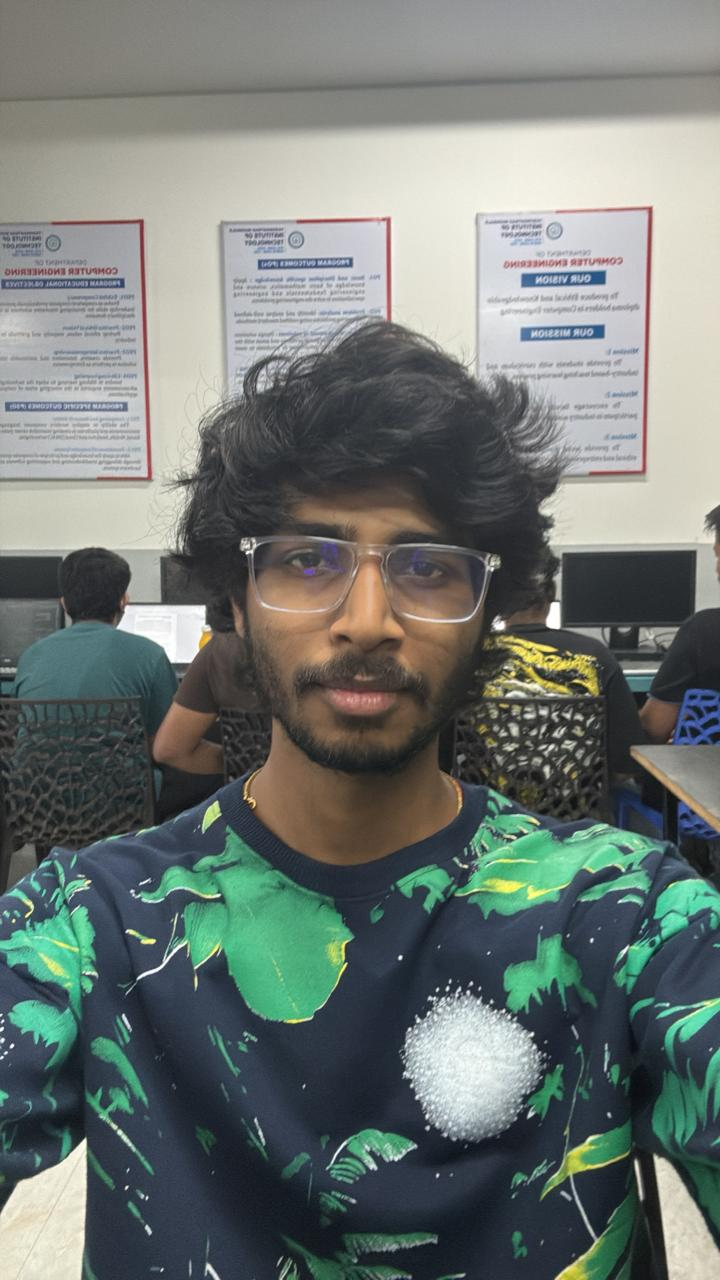
#> input picture anomaly-detection/images/geetesh.jpeg, 720 x 1280 px, given in place of geetesh.jpg, which was not available
$ python detect.py
#> lines starting #> are read from the running program, lines starting #| are printed output that depends on the picture; after the words box and inside, x2 and y2 are one past the last pixel; in counts of white or black regions, pixels touching at a corner belong together; pictures that were not available may be replaced by others from this repository, and a replacement may not be noted
"""
PPE Safety Gate — Full-Face Black Helmet Detection (Vega style)
================================================================
Problem with full-face helmets:
  - When helmet is ON, the face is COMPLETELY COVERED
  - Face detector fails → last_face_box must be used as anchor
  - Helmet appears as a LARGE DARK ROUNDED BLOB covering face + above

Strategy:
  1. IDENTIFY the worker WITHOUT helmet (face visible)
  2. Store face position
  3. Ask worker to put on helmet
  4. Detect helmet as a large dark object in the stored face region
     that is BIGGER than the face alone (helmet is wider + taller)

Run:  py -3.11 Main.py
"""

import os
import cv2
import csv
import time
import pickle
import numpy as np
from datetime import datetime
import pyttsx3
import threading

# ─── Config ──────────────────────────────────────────────────────────────────
IMAGES_FOLDER      = "Images"
ENCODE_FILE        = "FaceModel.pkl"
LOG_FILE           = "logs/attendance.csv"
HELMET_PHOTOS_DIR  = "logs/helmet_photos"

RECHECK_SECONDS    = 30
PPE_CONFIRM_FRAMES = 12
PPE_TIMEOUT_FRAMES = 200
RESULT_DISPLAY_SEC = 3
FACE_CONFIDENCE    = 60

# ── Helmet detection tuning ──────────────────────────────────────────────────
# The helmet blob must be this many times LARGER than the stored face box
# Full-face helmets are typically 1.4x–2x wider than the face alone
HELMET_SIZE_RATIO  = 1.3   # blob width must be >= face_width * this value

# Darkness threshold — pixels below this brightness are "dark"
# 60 works well indoors; increase to 80 if room is very bright
DARK_PIXEL_THRESH  = 80

# Minimum % of the search zone that must be dark
MIN_DARK_COVERAGE  = 0.55

# ─── States ──────────────────────────────────────────────────────────────────
STATE_IDLE         = 0
STATE_SHOW_INFO    = 1
STATE_PPE_CHECK    = 2
STATE_GRANTED      = 3
STATE_DENIED       = 4
STATE_ALREADY_DONE = 5

GREEN  = (0, 220, 0)
RED    = (0, 0, 220)
ORANGE = (0, 165, 255)
WHITE  = (255, 255, 255)
YELLOW = (0, 220, 255)
DARK   = (40, 40, 40)

os.makedirs("logs", exist_ok=True)
os.makedirs(HELMET_PHOTOS_DIR, exist_ok=True)

# ─── Voice Engine (Simple Threading) ─────────────────────────────────────────
def speak(text):
    """Speak text in a separate thread"""
    def speak_async():
        try:
            print(f"[VOICE] Speaking: {text}")
            engine = pyttsx3.init()
            engine.setProperty('rate', 150)
            engine.setProperty('volume', 1.0)
            engine.say(text)
            engine.runAndWait()
            time.sleep(0.5)  # Small delay to ensure audio finishes
        except Exception as e:
            print(f"[VOICE ERROR] {e}")

    thread = threading.Thread(target=speak_async, daemon=False)
    thread.start()

# ─── Photo Capture ───────────────────────────────────────────────────────────
# [62 lines left out: functions save_helmet_photo, log_event, build_face_model, not called in this run]

def load_face_model():
    if not os.path.exists(ENCODE_FILE) or not os.path.exists("FaceModel_lbph.yml"):
        return build_face_model()
    with open(ENCODE_FILE, 'rb') as f:
#> (reads anomaly-detection/FaceModel.pkl from the repository)
        worker_ids = pickle.load(f)
    recognizer = cv2.face.LBPHFaceRecognizer_create()
    recognizer.read("FaceModel_lbph.yml")
    print(f"Loaded face model — {len(worker_ids)} workers.")
    return recognizer, worker_ids


# ─── Full-Face Black Helmet Detector ─────────────────────────────────────────
# [44 lines left out: function detect_fullface_helmet, not called in this run]
# ─── UI ──────────────────────────────────────────────────────────────────────
def put_text(img, text, pos, scale=0.65, color=WHITE, thickness=2):
    cv2.putText(img, text, pos, cv2.FONT_HERSHEY_DUPLEX, scale, color, thickness)

def draw_panel(frame):
    overlay = frame.copy()
    cv2.rectangle(overlay, (640, 0), (960, 480), (20, 20, 20), -1)
    cv2.addWeighted(overlay, 0.85, frame, 0.15, 0, frame)

def draw_idle(frame):
    draw_panel(frame)
    put_text(frame, "PPE SAFETY GATE",   (655, 100), scale=0.7,  color=YELLOW)
    cv2.line(frame, (650, 115), (950, 115), YELLOW, 1)
    put_text(frame, "Show your face",    (665, 190), scale=0.6,  color=WHITE)
    put_text(frame, "WITHOUT helmet",    (660, 220), scale=0.6,  color=ORANGE)
    put_text(frame, "to sign in first",  (655, 250), scale=0.6,  color=WHITE)
    if int(time.time() * 2) % 2 == 0:
        cv2.circle(frame, (790, 330), 8, GREEN, -1)
    put_text(frame, "Waiting...", (755, 370), scale=0.55, color=(150,150,150))

# [67 lines left out: functions draw_worker_card, draw_ppe_status, draw_result, not called in this run]

# ─── Recent check tracker ────────────────────────────────────────────────────
last_check_times = {}
last_voice_prompt = 0  # Track last time we gave voice prompt

def was_checked_recently(wid):
    last = last_check_times.get(wid)
    if last is None: return False
    return (datetime.now() - last).total_seconds() < RECHECK_SECONDS
def mark_checked(wid):
    last_check_times[wid] = datetime.now()

# ═══════════════════════════════════════════════════════════════════════════════
# MAIN
# ═══════════════════════════════════════════════════════════════════════════════
print("=" * 55)
print("  PPE Safety Gate — Full-Face Black Helmet")
print("=" * 55)
print(f"  Size ratio needed : {HELMET_SIZE_RATIO}x face width")
print(f"  Dark pixel thresh : {DARK_PIXEL_THRESH}")
print(f"  Min dark coverage : {MIN_DARK_COVERAGE:.0%}")
print(f"  Helmet photos saved to: {HELMET_PHOTOS_DIR}/")
print("=" * 55)

recognizer, worker_ids = load_face_model()
face_cascade = cv2.CascadeClassifier(
    cv2.data.haarcascades + 'haarcascade_frontalface_default.xml')

worker_photos = {}
for wid in worker_ids:
    for ext in ('.jpg', '.jpeg', '.png'):
        p = os.path.join(IMAGES_FOLDER, wid + ext)
        if os.path.exists(p):
            worker_photos[wid] = cv2.imread(p)
            break

print("\n[INFO] Step 1: Stand in front of camera WITHOUT helmet to be identified.")
print("[INFO] Step 2: Put on your full-face helmet and face camera.")
print(f"[INFO] Helmet photos will be saved to: {HELMET_PHOTOS_DIR}/")
print("[INFO] Press Q to quit.\n")

cap = cv2.VideoCapture(0, cv2.CAP_DSHOW)
cap.set(cv2.CAP_PROP_FRAME_WIDTH,  960)
cap.set(cv2.CAP_PROP_FRAME_HEIGHT, 480)

state         = STATE_IDLE
current_id    = None
current_photo = None
ppe_streak    = 0
ppe_counter   = 0
result_timer  = 0
info_counter  = 0
last_coverage = 0.0
last_face_box = None   # CRITICAL: stores face position for helmet search
helmet_photo_path = None  # Store path to captured helmet photo
last_idle_voice = 0  # Track when we last spoke in idle state

while True:
    ret, frame = cap.read()
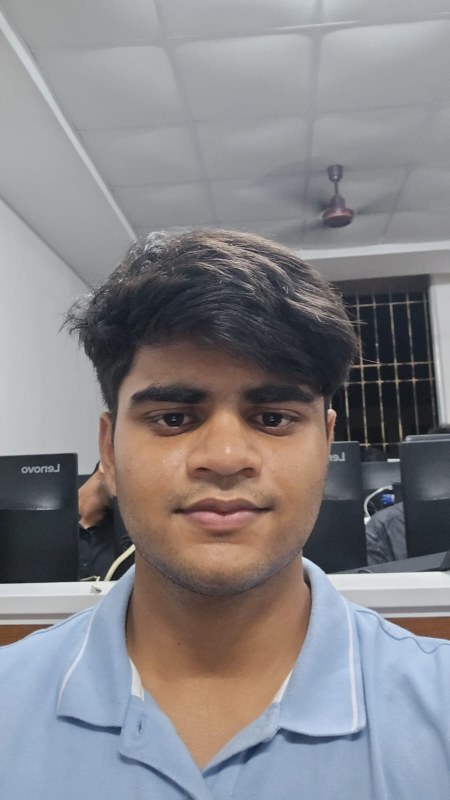
#> input picture anomaly-detection/images/waylen1.jpeg, 899 x 1599 px, given in place of the camera (shown at 1/2 size)
#> frame is the input picture: shape (1599, 899, 3); mean B, G, R 135.2, 131.9, 134.1
    if not ret:
        print("[ERROR] Camera not found.")
        break

    display = frame.copy()
    gray    = cv2.cvtColor(frame, cv2.COLOR_BGR2GRAY)
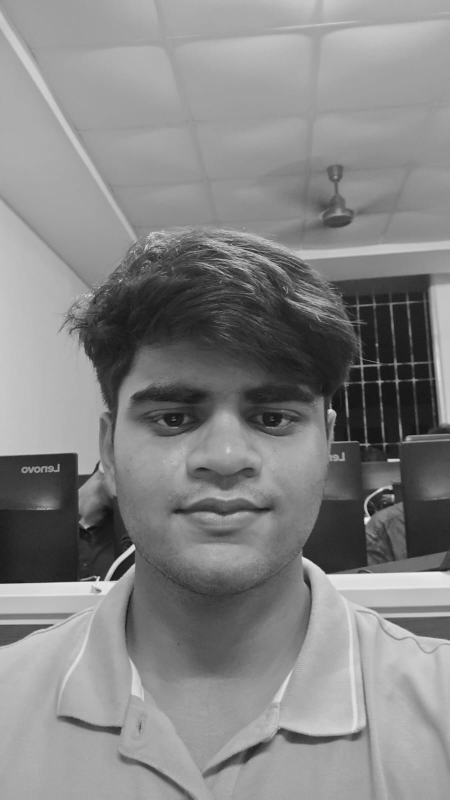
#> gray: shape (1599, 899) (shown at 1/2 size); min 9, max 249, mean 132.9

    # ── Face detection ────────────────────────────────────────────────────────
    faces_found = face_cascade.detectMultiScale(
        gray, scaleFactor=1.1, minNeighbors=5, minSize=(60, 60))
#> faces_found = [[187, 623, 533, 533]]

    detected_id   = None
    detected_face = None

    for (x, y, w, h) in faces_found:
        face_roi          = cv2.resize(gray[y:y+h, x:x+w], (200, 200))
        label, confidence = recognizer.predict(face_roi)

        if confidence < FACE_CONFIDENCE:
            detected_id   = worker_ids[label]
            detected_face = (x, y, w, h)
            box_color     = GREEN if state == STATE_GRANTED else YELLOW
            cv2.rectangle(display, (x, y), (x+w, y+h), box_color, 2)
            cv2.putText(display, f"{detected_id} ({int(confidence)})",
                        (x, y-8), cv2.FONT_HERSHEY_SIMPLEX, 0.6, box_color, 2)
        else:
            cv2.rectangle(display, (x, y), (x+w, y+h), RED, 2)
            cv2.putText(display, "Unknown",
                        (x, y-8), cv2.FONT_HERSHEY_SIMPLEX, 0.6, RED, 2)
#> this loop made 1 pass
#> (x, y, w, h, label, confidence, detected_id, box_color) on pass 1: (187, 623, 533, 533, 4, 0, 'waylen1', (0, 220, 255))
#> pass 1, `face_roi          = cv2.resize(gray[y:y+h, x:x+w], (200, 200))`:
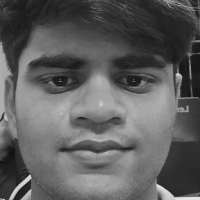
#> face_roi: shape (200, 200); min 15, max 232, mean 93.9
#> after the loop:
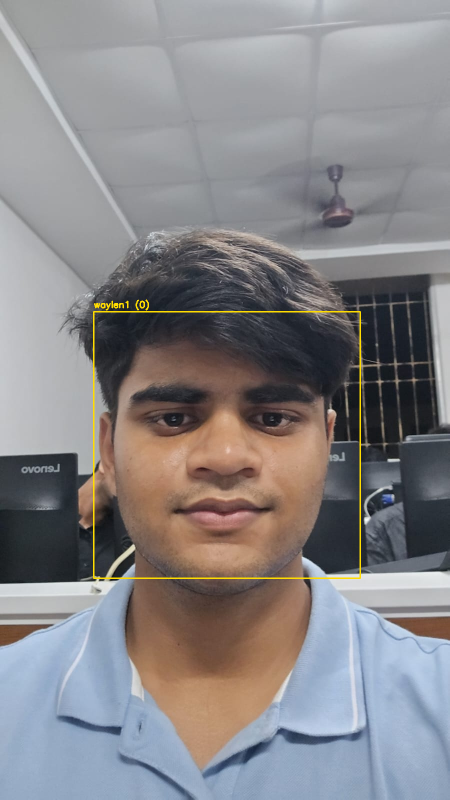
#> display: shape (1599, 899, 3) (shown at 1/2 size); 0.5% of pixels changed, all inside (x1, y1, x2, y2) = (186, 599, 722, 1158)

    # Only update face box when face is actually visible (not when helmet is on)
    if detected_face and state in (STATE_IDLE, STATE_SHOW_INFO):
        last_face_box = detected_face
#> last_face_box = (187, 623, 533, 533)

    # ── State Machine ─────────────────────────────────────────────────────────
    if state == STATE_IDLE:
        draw_idle(display)
#> in draw_panel, `cv2.rectangle(overlay, (640, 0), (960, 480), (20, 20, 20), -1)`:
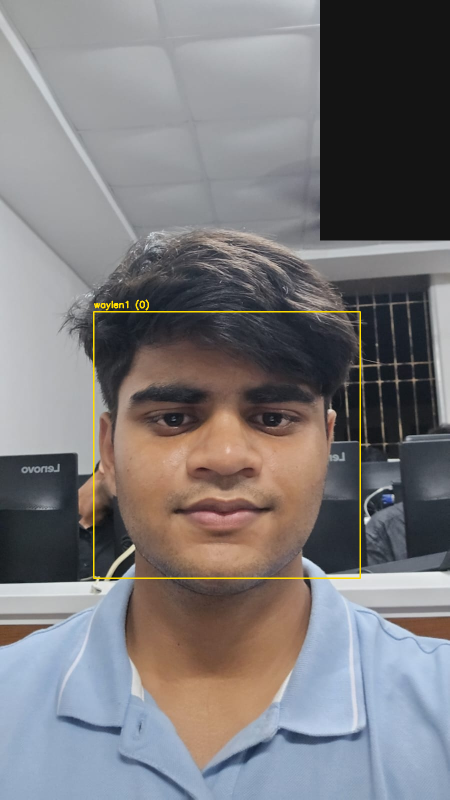
#> overlay: shape (1599, 899, 3) (shown at 1/2 size); 8.67% of pixels changed, all inside (x1, y1, x2, y2) = (640, 0, 899, 481)
#> in draw_idle, `cv2.line(frame, (650, 115), (950, 115), YELLOW, 1)`:
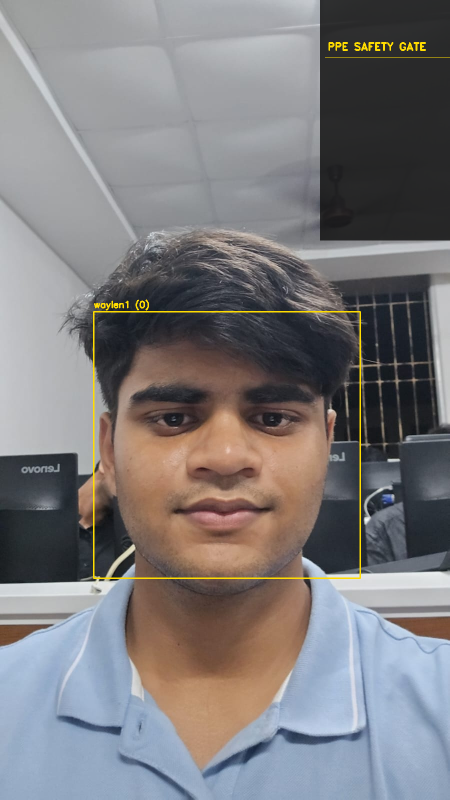
#> frame: shape (1599, 899, 3) (shown at 1/2 size); mean B, G, R 124.5, 123, 125.5

        # Voice prompt every 5 seconds while waiting
        current_time = time.time()
        if current_time - last_idle_voice > 5:
            speak("Please show your face to the camera without helmet for identification")
            last_idle_voice = current_time

        if detected_id:
            current_id    = detected_id
#> current_id = 'waylen1'
            current_photo = worker_photos.get(detected_id)
            info_counter  = 0
            helmet_photo_path = None
            print(f"\n[IDENTIFIED] Worker: {current_id}  "
                  f"Face stored at: {detected_face}")
#| [IDENTIFIED] Worker: waylen1  Face stored at: (187, 623, 533, 533)
            speak(f"Worker detected. {current_id}")
            state = STATE_ALREADY_DONE if was_checked_recently(current_id) \
                    else STATE_SHOW_INFO
#> state = 1

    elif state == STATE_SHOW_INFO:
        # Keep updating face box while worker is still visible
        if detected_face:
            last_face_box = detected_face
        draw_worker_card(display, current_id, current_photo)
        info_counter += 1
        if info_counter > 80:   # ~2.5 sec to give time to put helmet on
            if last_face_box is None:
                print("[WARN] No face position stored — cannot check helmet.")
                state = STATE_IDLE
            else:
                state       = STATE_PPE_CHECK
                ppe_streak  = 0
                ppe_counter = 0
                print(f"[PPE] Helmet check started. Using face box: {last_face_box}")

    elif state == STATE_PPE_CHECK:
        has_helmet    = False
        last_coverage = 0.0

        if last_face_box:
            fx, fy, fw, fh = last_face_box
            has_helmet, display, last_coverage = detect_fullface_helmet(
                frame, fx, fy, fw, fh)
        else:
            display = frame.copy()
            print("[WARN] No face box — cannot detect helmet.")

        draw_ppe_status(display, has_helmet, ppe_streak,
                        PPE_CONFIRM_FRAMES, last_coverage)
        ppe_counter += 1
        ppe_streak = (ppe_streak + 1) if has_helmet else max(0, ppe_streak - 1)

        if ppe_counter % 20 == 0:
            print(f" ... Streak: {ppe_streak}/{PPE_CONFIRM_FRAMES}  "
                  f"Coverage: {last_coverage:.1%}")

        if ppe_streak >= PPE_CONFIRM_FRAMES:
            # *** CAPTURE HELMET PHOTO WHEN CONFIRMED ***
            helmet_photo_path = save_helmet_photo(frame, current_id)

            log_event(current_id, "GRANTED", helmet_photo_path)
            mark_checked(current_id)
            print(f"[SUCCESS] {current_id} — Helmet verified. GRANTED.")
            speak("Permission granted. Helmet verified. Proceed to work.")
            state        = STATE_GRANTED
            result_timer = time.time()

        elif ppe_counter > PPE_TIMEOUT_FRAMES:
            log_event(current_id, "DENIED", None)
            print(f"[DENIED] {current_id} — No helmet. DENIED.")
            speak("Permission denied. Helmet not detected. Please wear a full face helmet.")
            state        = STATE_DENIED
            result_timer = time.time()

    elif state == STATE_GRANTED:
        draw_result(display, granted=True,  name=current_id)
        if time.time() - result_timer > RESULT_DISPLAY_SEC:
            last_face_box = None
            state = STATE_IDLE

    elif state == STATE_DENIED:
        draw_result(display, granted=False, name=current_id)
        if time.time() - result_timer > RESULT_DISPLAY_SEC:
            last_face_box = None
            state = STATE_IDLE

    elif state == STATE_ALREADY_DONE:
        draw_panel(display)
        put_text(display, "Already checked in!",      (655, 190), scale=0.7,  color=ORANGE)
        put_text(display, f"ID: {current_id}",        (665, 235), scale=0.6,  color=WHITE)
        put_text(display, f"Wait {RECHECK_SECONDS}s", (665, 275), scale=0.55,
                 color=(150,150,150))
        info_counter += 1
        if info_counter > 90:
            state = STATE_IDLE

    # ── Status bar ────────────────────────────────────────────────────────────
    labels_map = {
        STATE_IDLE:"SHOW FACE TO SIGN IN",   STATE_SHOW_INFO:"IDENTIFIED — PUT ON HELMET",
        STATE_PPE_CHECK:"CHECKING HELMET...", STATE_GRANTED:"ACCESS GRANTED",
        STATE_DENIED:"ACCESS DENIED",        STATE_ALREADY_DONE:"ALREADY CHECKED IN"
    }
    colors_map = {
        STATE_IDLE:DARK,             STATE_SHOW_INFO:(0,100,150),
        STATE_PPE_CHECK:(0,120,180), STATE_GRANTED:(0,100,0),
        STATE_DENIED:(0,0,150),      STATE_ALREADY_DONE:(0,100,150)
    }
    cv2.rectangle(display, (0,455), (960,480), colors_map.get(state, DARK), -1)
#> display: shape (1599, 899, 3); mean B, G, R 122.9, 123.1, 126.5
    put_text(display, labels_map.get(state,""),            (10, 473),  scale=0.5, color=WHITE)
#> in put_text (call 6), `cv2.putText(img, text, pos, cv2.FONT_HERSHEY_DUPLEX, scale, color, thi..`:
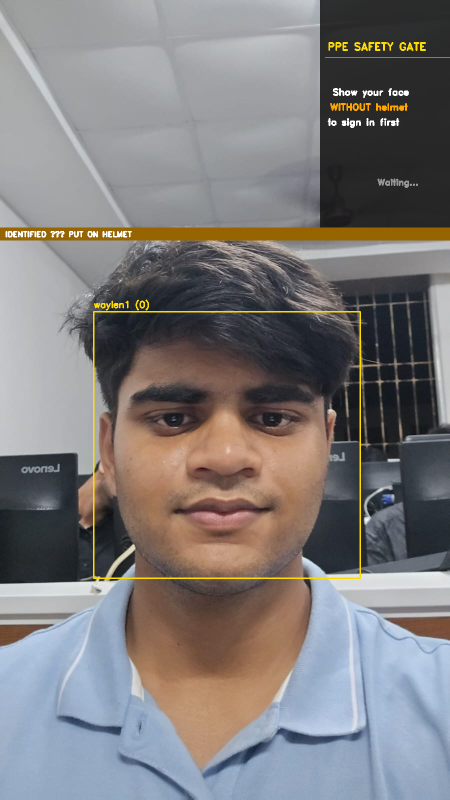
#> img: shape (1599, 899, 3) (shown at 1/2 size); mean B, G, R 123.3, 123.3, 126.7
    put_text(display, datetime.now().strftime("%H:%M:%S"), (860, 473), scale=0.5,
             color=(180,180,180))
#> in put_text (call 7), `cv2.putText(img, text, pos, cv2.FONT_HERSHEY_DUPLEX, scale, color, thi..`: img: shape (1599, 899, 3); 0.02% of pixels changed, all inside (x1, y1, x2, y2) = (862, 462, 899, 475)

    cv2.imshow("PPE Safety Gate", display)
    if cv2.waitKey(1) & 0xFF == ord('q'):
#> (key q is pressed here)
        break

cap.release()
cv2.destroyAllWindows()
print("System shut down.")
